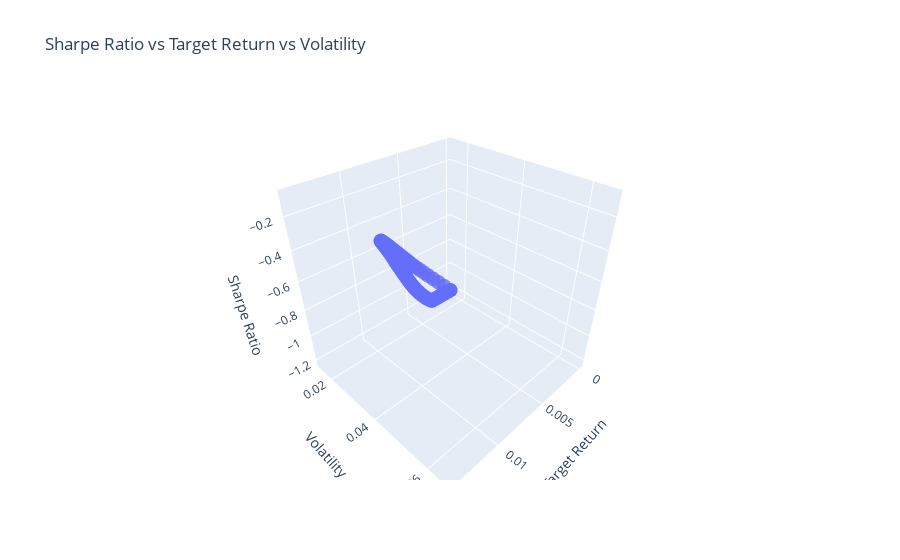

Notebook cell for this chart:
### Code cell
import numpy as np
import plotly.graph_objs as go
from pypfopt import EfficientFrontier

# Assuming mu and s are already defined
# Convert annualized expected returns to monthly expected returns
mu_monthly = (1 + mu) ** (1/12) - 1

# Convert annualized covariance matrix to monthly covariance matrix
s_monthly = s / 12

# Calculate the maximum monthly expected return
max_mu_monthly = np.max(mu_monthly) - 0.001  # Adjust the margin as needed

# Define a range of target returns
target_returns = np.linspace(0, max_mu_monthly, 200)  # Adjust the number of points as needed

sharpe_ratios = []
volatilities = []

for target_return in target_returns:
    ef = EfficientFrontier(mu_monthly, s_monthly)
    weights = ef.efficient_return(target_return)
    performance = ef.portfolio_performance(verbose=False)
    expected_return, volatility, sharpe_ratio = performance
    sharpe_ratios.append(sharpe_ratio)
    volatilities.append(volatility)

# Create a 3D scatter plot
fig = go.Figure(data=[go.Scatter3d(
    x=target_returns,
    y=volatilities,
    z=sharpe_ratios,
    mode='markers',
    marker=dict(
        size=5,
        opacity=0.8
    )
)])

fig.update_layout(
    scene=dict(
        xaxis_title='Target Return',
        yaxis_title='Volatility',
        zaxis_title='Sharpe Ratio'
    ),
    title='Sharpe Ratio vs Target Return vs Volatility'
)

# Show the plot
fig.show()

### Figure 1 — Plotly figure (JSON) as saved in the notebook; plotly's stock layout.template omitted (floating-point values rounded to 4 significant figures; data arrays with more than 128 entries replaced by an {"elided": "..."} marker saying what was removed)
{"data": [{"marker": {"opacity": 0.8, "size": 5}, "mode": "markers", "type": "scatter3d", "x": {"elided": "200 float values"}, "y": {"elided": "200 float values"}, "z": {"elided": "200 float values"}}], "layout": {"scene": {"xaxis": {"title": {"text": "Target Return"}}, "yaxis": {"title": {"text": "Volatility"}}, "zaxis": {"title": {"text": "Sharpe Ratio"}}}, "title": {"text": "Sharpe Ratio vs Target Return vs Volatility"}}}
